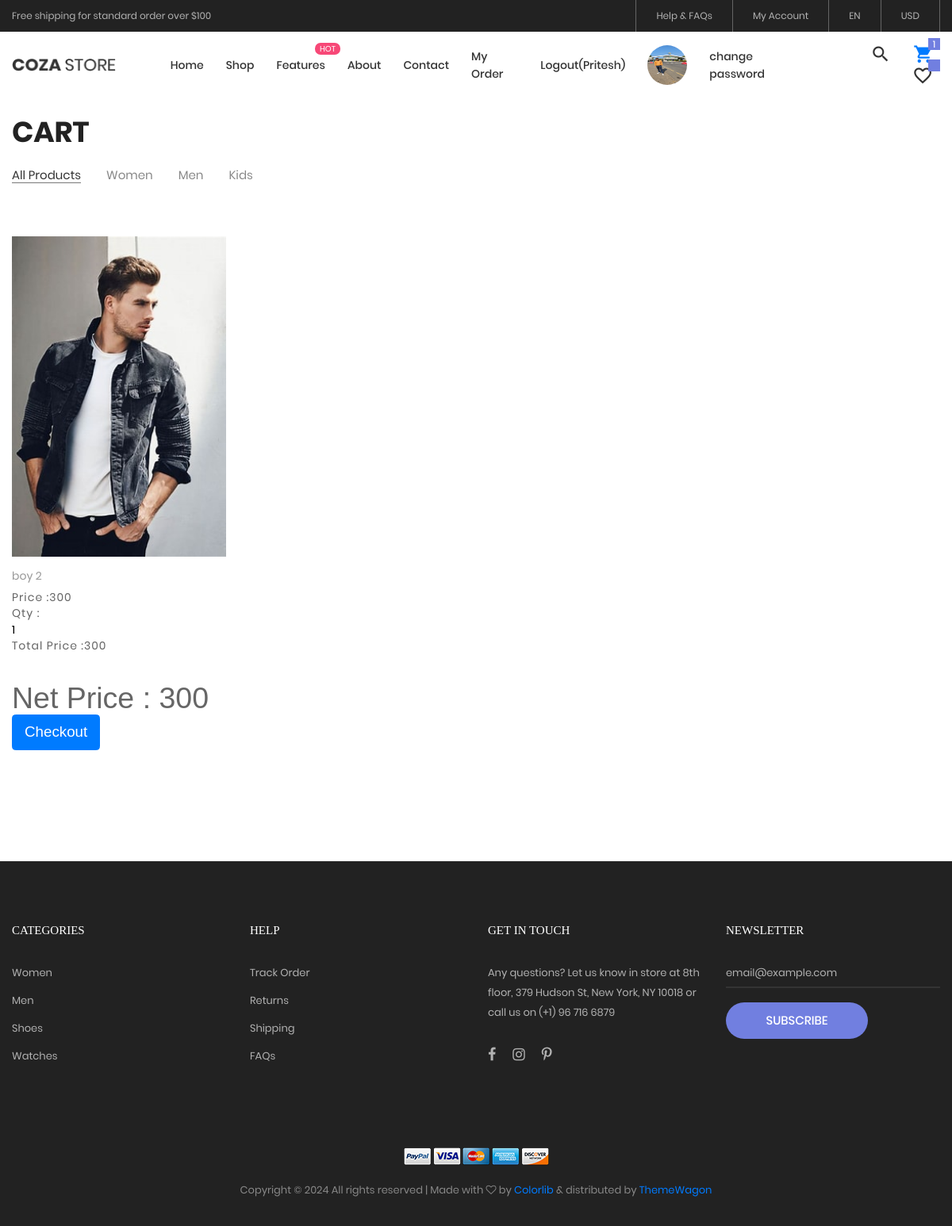
Page /cart/ (signed in) on the committed database.
### myapp/models.py (models this page shows, shortened)
class User(models.Model):
    fname=models.CharField(max_length=100)
    lname=models.CharField(max_length=100)
    email=models.EmailField(unique=True)
    mobile=models.PositiveBigIntegerField()
    address=models.TextField()
    password=models.CharField(max_length=100)
    profile_picture=models.ImageField(upload_to='profile_picture/')
    usertype=models.CharField(max_length=100,default="buyer")

class Cart(models.Model):
    user=models.ForeignKey(User,on_delete=models.CASCADE)
    product=models.ForeignKey(Product,on_delete=models.CASCADE)
    date=models.DateTimeField(default=timezone.now)
    product_price=models.PositiveBigIntegerField()
    product_qty=models.PositiveBigIntegerField()
    total_price=models.PositiveBigIntegerField()
    payment_status=models.BooleanField(default=False)

class Product(models.Model):
    category=(
        ('men','men'),
        ('women','women'),
        ('kids','kids')
        )
    seller=models.ForeignKey(User,on_delete=models.CASCADE)
    product_category=models.CharField(max_length=100,choices=category)
    product_name=models.CharField(max_length=100)
    product_price=models.PositiveBigIntegerField()
    product_desc=models.TextField()
    product_image=models.ImageField(upload_to='product_image/')

### myapp/views.py (the view)
# urls.py: path('cart/',views.cart,name='cart'),
def cart(request):
    net_price=0
    user=User.objects.get(email=request.session['email'])
    carts=Cart.objects.filter(user=user,payment_status=False)
    for i in carts:
        net_price=net_price+i.total_price
    request.session['cart_count']=len(carts)
    return render(request,'cart.html',{'carts':carts,'net_price':net_price})

### myapp/templates/cart.html (shortened to what this page needs)
{% extends 'header.html' %}
{% load static %}
{% block content %}
<!DOCTYPE html>
<html lang="en">
<head>
</head>
<body class="animsition">
	<section class="bg0 p-t-23 p-b-140">
		<div class="container">
			<div class="p-b-10">
				<h3 class="ltext-103 cl5">
					Cart
				</h3>
			</div>
			<div class="flex-w flex-sb-m p-b-52">
				<div class="flex-w flex-l-m filter-tope-group m-tb-10">
					<a href="{% url 'show-product' pc='all' %}"><button class="stext-106 cl6 hov1 bor3 trans-04 m-r-32 m-tb-5 how-active1" data-filter="*">
						All Products
					</button></a>
					<a href="{% url 'show-product' pc='women' %}"><button class="stext-106 cl6 hov1 bor3 trans-04 m-r-32 m-tb-5" data-filter=".women">
						Women
					</button></a>
					<a href="{% url 'show-product' pc='men' %}"><button class="stext-106 cl6 hov1 bor3 trans-04 m-r-32 m-tb-5" data-filter=".men">
						Men
					</button></a>
					<a href="{% url 'show-product' pc='Kids' %}"><button class="stext-106 cl6 hov1 bor3 trans-04 m-r-32 m-tb-5" data-filter=".bag">
						Kids
					</button></a>
				</div>
			</div>
			<div class="row isotope-grid">
				{% for i in carts %}
				<div class="col-sm-6 col-md-4 col-lg-3 p-b-35 isotope-item women">
					<div class="block2">
						<div class="block2-pic hov-img0">
							<img src="{{i.product.product_image.url}}" alt="IMG-PRODUCT">
						</div>
						<div class="block2-txt flex-w flex-t p-t-14">
							<div class="block2-txt-child1 flex-col-l ">
								<a href="product-detail.html" class="stext-104 cl4 hov-cl1 trans-04 js-name-b2 p-b-6">
									{{i.product.product_name}}
								</a>
								<span class="stext-105 cl3">
									Price :{{i.product.product_price}}
								</span>
								<span class="stext-105 cl3">
									<form name="change_qty" method="post" action="{% url 'change-qty' pk=i.pk%}">
										Qty :<input type="number" name="product_qty" value="{{i.product_qty}}" min="1" max="10" onchange="this.form.submit();">
									</form>
								</span>
								<span class="stext-105 cl3">
									Total Price  :{{i.total_price}}
								</span>
							</div>
						</div>
					</div>
				</div>
				{% endfor %}
			</div>
			<h1>Net Price : {{net_price}}</h1>
			<form method="post">
		         <button type="button" class="btn btn-lg btn-primary" id="checkout-button">Checkout</button>
		    </form>
		</div>
	</section>
</body>
</html>
{% endblock %}

### myapp/templates/header.html (shortened to what this page needs)
{% load static %}
<!DOCTYPE html>
<html lang="en">
<head>
    <link rel="stylesheet" type="text/css" href="{% static 'vendor/bootstrap/css/bootstrap.min.css'%}">
    <link rel="stylesheet" type="text/css" href="{% static 'fonts/font-awesome-4.7.0/css/font-awesome.min.css'%}">
    <link rel="stylesheet" type="text/css" href="{% static 'fonts/iconic/css/material-design-iconic-font.min.css'%}">
    <link rel="stylesheet" type="text/css" href="{% static 'fonts/linearicons-v1.0.0/icon-font.min.css'%}">
    <link rel="stylesheet" type="text/css" href="{% static 'vendor/animate/animate.css'%}">
    <link rel="stylesheet" type="text/css" href="{% static 'vendor/css-hamburgers/hamburgers.min.css'%}">
    <link rel="stylesheet" type="text/css" href="{% static 'vendor/animsition/css/animsition.min.css'%}">
    <link rel="stylesheet" type="text/css" href="{% static 'vendor/select2/select2.min.css'%}">
    <link rel="stylesheet" type="text/css" href="{% static 'vendor/daterangepicker/daterangepicker.css'%}">
    <link rel="stylesheet" type="text/css" href="{% static 'vendor/slick/slick.css'%}">
    <link rel="stylesheet" type="text/css" href="{% static 'vendor/MagnificPopup/magnific-popup.css'%}">
    <link rel="stylesheet" type="text/css" href="{% static 'vendor/perfect-scrollbar/perfect-scrollbar.css'%}">
    <link rel="stylesheet" type="text/css" href="{% static 'css/util.css'%}">
    <link rel="stylesheet" type="text/css" href="{% static 'css/main.css'%}">
</head>
<body class="animsition">
    <header class="header-v4">
        <div class="container-menu-desktop">
            <div class="top-bar">
                <div class="content-topbar flex-sb-m h-full container">
                    <div class="left-top-bar">
                        Free shipping for standard order over $100
                    </div>
                    <div class="right-top-bar flex-w h-full">
                        <a href="#" class="flex-c-m trans-04 p-lr-25">
                            Help & FAQs
                        </a>
                        <a href="#" class="flex-c-m trans-04 p-lr-25">
                            My Account
                        </a>
                        <a href="#" class="flex-c-m trans-04 p-lr-25">
                            EN
                        </a>
                        <a href="#" class="flex-c-m trans-04 p-lr-25">
                            USD
                        </a>
                    </div>
                </div>
            </div>
            <div class="wrap-menu-desktop">
                <nav class="limiter-menu-desktop container">
                    <a href="/" class="logo">
                        <img src="{% static  'images/icons/logo-01.png' %}" alt="IMG-LOGO">
                    </a>
                    <div class="menu-desktop">
                        <ul class="main-menu">
                            <li>
                                <a href="/">Home</a>
                            </li>
                            <li>
                                <a href="{% url 'product'%}">Shop</a>
                            </li>
                            <li class="label1" data-label1="hot">
                                <a href="{% url 'shoping-cart'%}">Features</a>
                            </li>
                            <li>
                                <a href="{% url 'about'%}">About</a>
                            </li>
                            <li>
                                <a href="{% url 'contact'%}">Contact</a>
                            </li>
                            {% if request.session.email%}
                            <li>
                                    <a href="{% url 'myorder' %}">My Order</a>
                                </li>
                            <li>
                                <a href="{% url 'logout'%}">Logout({{request.session.fname}})</a>
                            </li>
                            <li><a href="{% url 'profile'%}"> <img
                                        style="width: 50px; height: 50px; border-radius: 50%;"
                                        src="{{request.session.profile_picture}}" alt=""></a>
                            </li>
                            <li>
                                <a href="{% url 'change-password'%}">change password</a>
                            </li>
                            {% endif %}
                        </ul>
                    </div>
                    <div class="wrap-icon-header flex-w flex-r-m">
                        <div class="icon-header-item cl2 hov-cl1 trans-04 p-l-22 p-r-11 js-show-modal-search">
                            <i class="zmdi zmdi-search"></i>
                        </div>
                        <div class="icon-header-item cl2 hov-cl1 trans-04 p-l-22 p-r-11 icon-header-noti js-show-cart"
                            data-notify="{{request.session.cart_count}}">
                            <a href="{% url 'cart'%}"><i class="zmdi zmdi-shopping-cart"></i></a>
                        </div>
                        <a href="{% url 'wishlist'%}"
                            class="dis-block icon-header-item cl2 hov-cl1 trans-04 p-l-22 p-r-11 icon-header-noti"
                            data-notify="{{request.session.wishlist_count}}">
                            <i class="zmdi zmdi-favorite-outline"></i>
                        </a>
                    </div>
                </nav>
            </div>
        </div>
    </header>
    {% block content %}
    {%endblock%}
    <footer class="bg3 p-t-75 p-b-32">
        <div class="container">
            <div class="row">
                <div class="col-sm-6 col-lg-3 p-b-50">
                    <h4 class="stext-301 cl0 p-b-30">
                        Categories
                    </h4>
                    <ul>
                        <li class="p-b-10">
                            <a href="#" class="stext-107 cl7 hov-cl1 trans-04">
                                Women
                            </a>
                        </li>
                        <li class="p-b-10">
                            <a href="#" class="stext-107 cl7 hov-cl1 trans-04">
                                Men
                            </a>
                        </li>
                        <li class="p-b-10">
                            <a href="#" class="stext-107 cl7 hov-cl1 trans-04">
                                Shoes
                            </a>
                        </li>
                        <li class="p-b-10">
                            <a href="#" class="stext-107 cl7 hov-cl1 trans-04">
                                Watches
                            </a>
                        </li>
                    </ul>
                </div>
                <div class="col-sm-6 col-lg-3 p-b-50">
                    <h4 class="stext-301 cl0 p-b-30">
                        Help
                    </h4>
                    <ul>
                        <li class="p-b-10">
                            <a href="#" class="stext-107 cl7 hov-cl1 trans-04">
                                Track Order
                            </a>
                        </li>
                        <li class="p-b-10">
                            <a href="#" class="stext-107 cl7 hov-cl1 trans-04">
                                Returns
                            </a>
                        </li>
                        <li class="p-b-10">
                            <a href="#" class="stext-107 cl7 hov-cl1 trans-04">
                                Shipping
                            </a>
                        </li>
                        <li class="p-b-10">
                            <a href="#" class="stext-107 cl7 hov-cl1 trans-04">
                                FAQs
                            </a>
                        </li>
                    </ul>
                </div>
                <div class="col-sm-6 col-lg-3 p-b-50">
                    <h4 class="stext-301 cl0 p-b-30">
                        GET IN TOUCH
                    </h4>
                    <p class="stext-107 cl7 size-201">
                        Any questions? Let us know in store at 8th floor, 379 Hudson St, New York, NY 10018 or call us
                        on (+1) 96 716 6879
                    </p>
                    <div class="p-t-27">
                        <a href="#" class="fs-18 cl7 hov-cl1 trans-04 m-r-16">
                            <i class="fa fa-facebook"></i>
                        </a>
                        <a href="#" class="fs-18 cl7 hov-cl1 trans-04 m-r-16">
                            <i class="fa fa-instagram"></i>
                        </a>
                        <a href="#" class="fs-18 cl7 hov-cl1 trans-04 m-r-16">
                            <i class="fa fa-pinterest-p"></i>
                        </a>
                    </div>
                </div>
                <div class="col-sm-6 col-lg-3 p-b-50">
                    <h4 class="stext-301 cl0 p-b-30">
                        Newsletter
                    </h4>
                    <form>
                        <div class="wrap-input1 w-full p-b-4">
                            <input class="input1 bg-none plh1 stext-107 cl7" type="text" name="email"
                                placeholder="email@example.com">
                        </div>
                        <div class="p-t-18">
                            <button class="flex-c-m stext-101 cl0 size-103 bg1 bor1 hov-btn2 p-lr-15 trans-04">
                                Subscribe
                            </button>
                        </div>
                    </form>
                </div>
            </div>
            <div class="p-t-40">
                <div class="flex-c-m flex-w p-b-18">
                    <a href="#" class="m-all-1">
                        <img src="{% static 'images/icons/icon-pay-01.png' %}" alt="ICON-PAY">
                    </a>
                    <a href="#" class="m-all-1">
                        <img src="{% static 'images/icons/icon-pay-02.png' %}" alt="ICON-PAY">
                    </a>
                    <a href="#" class="m-all-1">
                        <img src="{% static  'images/icons/icon-pay-03.png' %}" alt="ICON-PAY">
                    </a>
                    <a href="#" class="m-all-1">
                        <img src="{% static  'images/icons/icon-pay-04.png' %}" alt="ICON-PAY">
                    </a>
                    <a href="#" class="m-all-1">
                        <img src="{% static  'images/icons/icon-pay-05.png' %}" alt="ICON-PAY">
                    </a>
                </div>
                <p class="stext-107 cl6 txt-center">
                    Copyright &copy;
                    <script>document.write(new Date().getFullYear());</script> All rights reserved | Made with <i
                        class="fa fa-heart-o" aria-hidden="true"></i> by <a href="https://colorlib.com"
                        target="_blank">Colorlib</a> &amp; distributed by <a href="https://themewagon.com"
                        target="_blank">ThemeWagon</a>
                </p>
            </div>
        </div>
    </footer>
</body>
</html>

### rows in the picture
User: session.fname "Pritesh"
Cart: product.product_image (picture), product.product_name "boy 2", product.product_price "300", product_qty "1", total_price "300"

### other values in the picture
{{ net_price }} "300"
